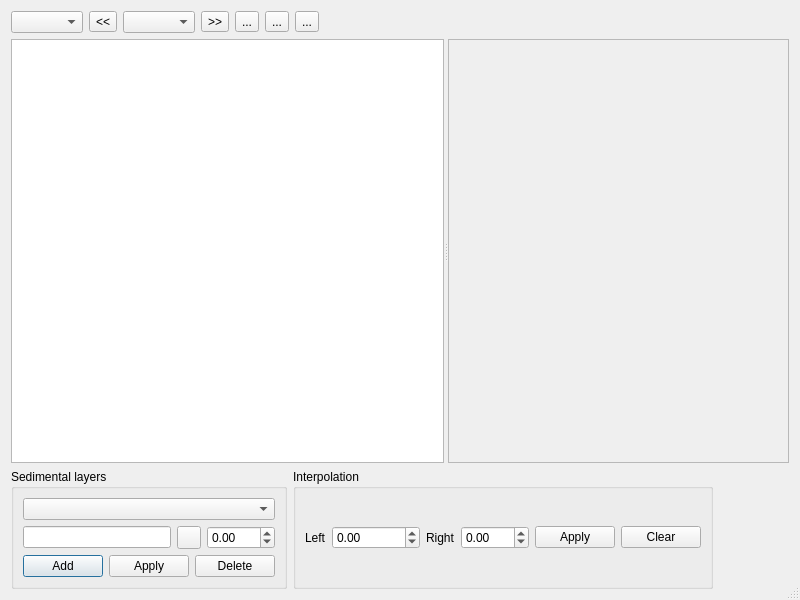
<?xml version="1.0" encoding="UTF-8"?>
<ui version="4.0">
 <class>ProfileDialogBase</class>
 <widget class="QDialog" name="ProfileDialogBase">
  <property name="geometry">
   <rect>
    <x>0</x>
    <y>0</y>
    <width>800</width>
    <height>600</height>
   </rect>
  </property>
  <property name="windowTitle">
   <string>Profiles editor</string>
  </property>
  <property name="sizeGripEnabled">
   <bool>true</bool>
  </property>
  <layout class="QVBoxLayout" name="verticalLayout_2">
   <item>
    <layout class="QHBoxLayout" name="sectionSelectionLayout" stretch="0,0,0,0,0,0,0,0">
     <item>
      <widget class="QgsMapLayerComboBox" name="layerComboBox">
       <property name="sizePolicy">
        <sizepolicy hsizetype="Preferred" vsizetype="Fixed">
         <horstretch>0</horstretch>
         <verstretch>0</verstretch>
        </sizepolicy>
       </property>
       <property name="toolTip">
        <string>Select layer</string>
       </property>
       <property name="sizeAdjustPolicy">
        <enum>QComboBox::AdjustToContents</enum>
       </property>
      </widget>
     </item>
     <item>
      <widget class="QToolButton" name="previousSectionButton">
       <property name="toolTip">
        <string>Previous profile</string>
       </property>
       <property name="text">
        <string>&lt;&lt;</string>
       </property>
      </widget>
     </item>
     <item>
      <widget class="QComboBox" name="sectionComboBox">
       <property name="sizePolicy">
        <sizepolicy hsizetype="Preferred" vsizetype="Fixed">
         <horstretch>0</horstretch>
         <verstretch>0</verstretch>
        </sizepolicy>
       </property>
       <property name="sizeAdjustPolicy">
        <enum>QComboBox::AdjustToContents</enum>
       </property>
      </widget>
     </item>
     <item>
      <widget class="QToolButton" name="nextSectionButton">
       <property name="toolTip">
        <string>Next profile</string>
       </property>
       <property name="text">
        <string>&gt;&gt;</string>
       </property>
      </widget>
     </item>
     <item>
      <widget class="QToolButton" name="undoButton">
       <property name="toolTip">
        <string>Undo</string>
       </property>
       <property name="text">
        <string>...</string>
       </property>
      </widget>
     </item>
     <item>
      <widget class="QToolButton" name="redoButton">
       <property name="toolTip">
        <string>Redo</string>
       </property>
       <property name="text">
        <string>...</string>
       </property>
      </widget>
     </item>
     <item>
      <widget class="QToolButton" name="saveButton">
       <property name="toolTip">
        <string>Save modifications</string>
       </property>
       <property name="text">
        <string>...</string>
       </property>
      </widget>
     </item>
     <item>
      <spacer name="horizontalSpacer">
       <property name="orientation">
        <enum>Qt::Horizontal</enum>
       </property>
       <property name="sizeHint" stdset="0">
        <size>
         <width>40</width>
         <height>20</height>
        </size>
       </property>
      </spacer>
     </item>
    </layout>
   </item>
   <item>
    <widget class="QSplitter" name="splitter">
     <property name="sizePolicy">
      <sizepolicy hsizetype="Expanding" vsizetype="Expanding">
       <horstretch>0</horstretch>
       <verstretch>0</verstretch>
      </sizepolicy>
     </property>
     <property name="orientation">
      <enum>Qt::Horizontal</enum>
     </property>
     <property name="childrenCollapsible">
      <bool>true</bool>
     </property>
     <widget class="QTableView" name="pointsTableView">
      <property name="sizePolicy">
       <sizepolicy hsizetype="Expanding" vsizetype="Expanding">
        <horstretch>0</horstretch>
        <verstretch>0</verstretch>
       </sizepolicy>
      </property>
      <property name="minimumSize">
       <size>
        <width>200</width>
        <height>200</height>
       </size>
      </property>
     </widget>
     <widget class="QFrame" name="graphContainerFrame">
      <property name="sizePolicy">
       <sizepolicy hsizetype="Expanding" vsizetype="Expanding">
        <horstretch>0</horstretch>
        <verstretch>0</verstretch>
       </sizepolicy>
      </property>
      <property name="frameShape">
       <enum>QFrame::StyledPanel</enum>
      </property>
      <property name="frameShadow">
       <enum>QFrame::Sunken</enum>
      </property>
      <layout class="QVBoxLayout" name="verticalLayout_3">
       <property name="leftMargin">
        <number>0</number>
       </property>
       <property name="topMargin">
        <number>0</number>
       </property>
       <property name="rightMargin">
        <number>0</number>
       </property>
       <property name="bottomMargin">
        <number>0</number>
       </property>
       <item>
        <widget class="GraphWidget" name="graphWidget" native="true">
         <property name="sizePolicy">
          <sizepolicy hsizetype="Expanding" vsizetype="Expanding">
           <horstretch>0</horstretch>
           <verstretch>0</verstretch>
          </sizepolicy>
         </property>
         <property name="minimumSize">
          <size>
           <width>200</width>
           <height>200</height>
          </size>
         </property>
        </widget>
       </item>
      </layout>
     </widget>
    </widget>
   </item>
   <item>
    <layout class="QHBoxLayout" name="bottomLayout">
     <item>
      <widget class="QGroupBox" name="layersGroupBox">
       <property name="title">
        <string>Sedimental layers</string>
       </property>
       <layout class="QVBoxLayout" name="verticalLayout">
        <item>
         <layout class="QHBoxLayout" name="horizontalLayout_3">
          <item>
           <widget class="QComboBox" name="sedimentalLayerComboBox">
            <property name="sizePolicy">
             <sizepolicy hsizetype="Expanding" vsizetype="Fixed">
              <horstretch>0</horstretch>
              <verstretch>0</verstretch>
             </sizepolicy>
            </property>
            <property name="toolTip">
             <string>Select sedimental layer</string>
            </property>
           </widget>
          </item>
         </layout>
        </item>
        <item>
         <layout class="QHBoxLayout" name="horizontalLayout_4">
          <item>
           <widget class="QLineEdit" name="addLayerNameLineEdit">
            <property name="toolTip">
             <string>Sedimental layer name</string>
            </property>
           </widget>
          </item>
          <item>
           <widget class="QToolButton" name="addLayerColorButton">
            <property name="toolTip">
             <string>Sedimental layer color</string>
            </property>
            <property name="text">
             <string/>
            </property>
           </widget>
          </item>
          <item>
           <widget class="QDoubleSpinBox" name="addLayerDeltaBox">
            <property name="decimals">
             <number>2</number>
            </property>
            <property name="minimum">
             <double>-100.000000000000000</double>
            </property>
            <property name="maximum">
             <double>100.000000000000000</double>
            </property>
           </widget>
          </item>
         </layout>
        </item>
        <item>
         <layout class="QHBoxLayout" name="horizontalLayout">
          <item>
           <widget class="QPushButton" name="addLayerButton">
            <property name="toolTip">
             <string>Add new sedimental layer</string>
            </property>
            <property name="text">
             <string>Add</string>
            </property>
           </widget>
          </item>
          <item>
           <widget class="QPushButton" name="applyLayerButton">
            <property name="toolTip">
             <string>Apply settings to current sedimental layer</string>
            </property>
            <property name="text">
             <string>Apply</string>
            </property>
           </widget>
          </item>
          <item>
           <widget class="QPushButton" name="deleteLayerButton">
            <property name="toolTip">
             <string>Delete current sedimental layer</string>
            </property>
            <property name="text">
             <string>Delete</string>
            </property>
           </widget>
          </item>
         </layout>
        </item>
       </layout>
      </widget>
     </item>
     <item>
      <widget class="QGroupBox" name="interpolationGroupBox">
       <property name="title">
        <string>Interpolation</string>
       </property>
       <layout class="QHBoxLayout" name="horizontalLayout_2">
        <item>
         <widget class="QLabel" name="leftLabel">
          <property name="text">
           <string>Left</string>
          </property>
         </widget>
        </item>
        <item>
         <widget class="QDoubleSpinBox" name="leftSpinBox">
          <property name="accelerated">
           <bool>true</bool>
          </property>
          <property name="minimum">
           <double>-100000.000000000000000</double>
          </property>
          <property name="maximum">
           <double>100000.000000000000000</double>
          </property>
          <property name="singleStep">
           <double>0.010000000000000</double>
          </property>
         </widget>
        </item>
        <item>
         <widget class="QLabel" name="rightLabel">
          <property name="text">
           <string>Right</string>
          </property>
         </widget>
        </item>
        <item>
         <widget class="QDoubleSpinBox" name="rightSpinBox">
          <property name="buttonSymbols">
           <enum>QAbstractSpinBox::UpDownArrows</enum>
          </property>
          <property name="accelerated">
           <bool>true</bool>
          </property>
          <property name="minimum">
           <double>-100.000000000000000</double>
          </property>
          <property name="maximum">
           <double>100.000000000000000</double>
          </property>
          <property name="singleStep">
           <double>0.010000000000000</double>
          </property>
         </widget>
        </item>
        <item>
         <widget class="QPushButton" name="applyInterpolationButton">
          <property name="toolTip">
           <string>Apply interpolation</string>
          </property>
          <property name="text">
           <string>Apply</string>
          </property>
         </widget>
        </item>
        <item>
         <widget class="QPushButton" name="clearInterpolationButton">
          <property name="toolTip">
           <string>Clear values</string>
          </property>
          <property name="text">
           <string>Clear</string>
          </property>
         </widget>
        </item>
       </layout>
      </widget>
     </item>
     <item>
      <spacer name="horizontalSpacer_2">
       <property name="orientation">
        <enum>Qt::Horizontal</enum>
       </property>
       <property name="sizeHint" stdset="0">
        <size>
         <width>40</width>
         <height>20</height>
        </size>
       </property>
      </spacer>
     </item>
    </layout>
   </item>
  </layout>
 </widget>
 <customwidgets>
  <customwidget>
   <class>QgsMapLayerComboBox</class>
   <extends>QComboBox</extends>
   <header>qgsmaplayercombobox.h</header>
  </customwidget>
  <customwidget>
   <class>GraphWidget</class>
   <extends>QWidget</extends>
   <header location="global">PreCourlis/widgets/graph_widget.h</header>
   <container>1</container>
  </customwidget>
 </customwidgets>
 <resources/>
 <connections/>
</ui>
